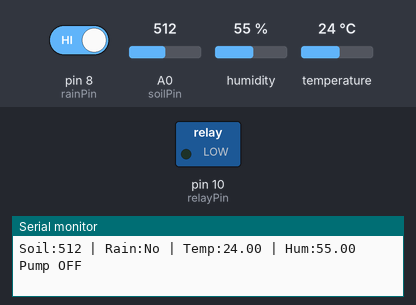
A sketch run on a simulated Arduino Uno, built with avr-gcc and run on an emulated ATmega328P. On the bench: switched loads named in the sketch (green lamp = pin HIGH), the last lines printed to the serial monitor. The test bench sets the inputs (shaded band); at power-on: A0 (soilPin) = 512, pin 8 (rainPin) HIGH, humidity 55 %, temperature 24 °C.

Above: at 1.2 s.
1.3 s: A0 (soilPin) set to 742
3.3 s: A0 (soilPin) set to 765
At 4.8 s:
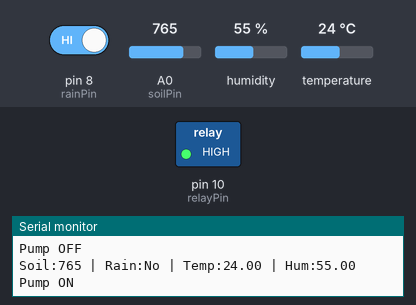
5.7 s: pin 8 (rainPin) driven LOW
At 6.7 s:
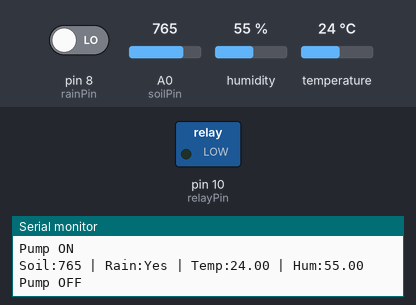
9.8 s: pin 8 (rainPin) driven HIGH
At 11.6 s:
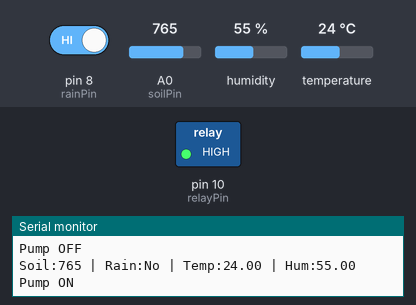
11.9 s: A0 (soilPin) set to 740
At 13.6 s:
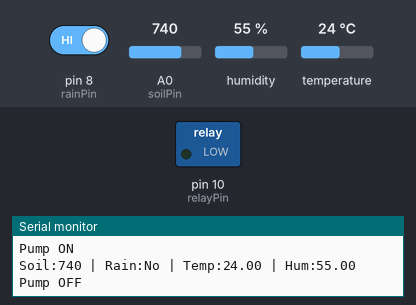
Timing chart, 0 to 15.0 s (numbered marks = the images above; inputs shaded):
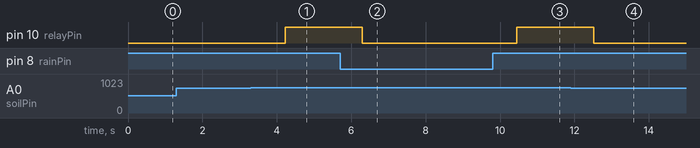

The sketch:

sketcha_agriculture.ino
```cpp
#include <DHT.h>

#define DHTPIN 9
#define DHTTYPE DHT11
DHT dht(DHTPIN, DHTTYPE);

const int soilPin = A0;
const int rainPin = 8;
const int relayPin = 10;

int soilThreshold = 750;
float temperature = 0.0;
float humidity = 0.0;

void setup() {
  dht.begin();
  pinMode(rainPin, INPUT);
  pinMode(relayPin, OUTPUT);
  Serial.begin(9600);
}

int readSoilMoisture() {
  int total = 0;
  for (int i = 0; i < 5; i++) {
    total += analogRead(soilPin);
    delay(10);
  }
  return total / 5;
}

bool isRaining() {
  return digitalRead(rainPin) == LOW;
}

void loop() {
  int soilValue = readSoilMoisture();
  float temp = dht.readTemperature();
  float hum = dht.readHumidity();
  bool raining = isRaining();

  if (!isnan(temp)) temperature = temp;
  if (!isnan(hum)) humidity = hum;

  bool pumpOn = (soilValue > soilThreshold) && !raining;
  digitalWrite(relayPin, pumpOn ? HIGH : LOW);

  // Serial format expected by Python backend:
  // Line 1: Soil:NNN | Rain:Yes/No | Temp:NN.NN | Hum:NN.NN
  // Line 2: Pump ON/OFF
  Serial.print("Soil:");
  Serial.print(soilValue);
  Serial.print(" | Rain:");
  Serial.print(raining ? "Yes" : "No");
  Serial.print(" | Temp:");
  Serial.print(temperature, 2);
  Serial.print(" | Hum:");
  Serial.println(humidity, 2);

  Serial.println(pumpOn ? "Pump ON" : "Pump OFF");

  delay(2000); // Match Python polling interval
}
```

Measured:
- the behaviour switches between 750 and 751 on A0 (soilPin) (found by bisection; images 0 and 1)
- after the input at 3.3 s, pin 10 (relayPin): LOW → HIGH after 0.92 s
- after the input at 5.7 s, pin 10 (relayPin): HIGH → LOW after 0.60 s
- after the input at 9.8 s, pin 10 (relayPin): LOW → HIGH after 0.65 s
- after the input at 11.9 s, pin 10 (relayPin): HIGH → LOW after 0.63 s
